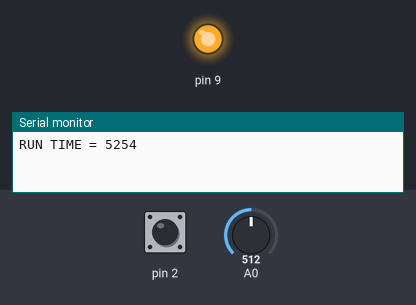
A sketch run on a simulated Arduino Uno, built with avr-gcc and run on an emulated ATmega328P. Shown: output pins drawn as LEDs (lit = HIGH), the last lines printed to the serial monitor. Inputs (shaded band) come from the test bench; at power-on: pin 2 HIGH, A0 = 512.

Above: at 4.2 s.
4.3 s: pin 2 pulled LOW for 1 s
At 11.4 s:
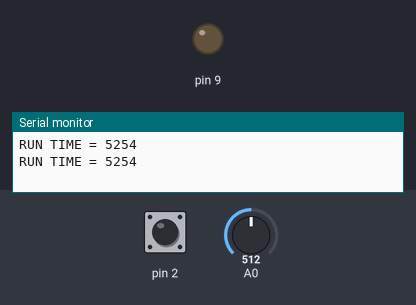
Timing chart, 0 to 12.8 s (numbered marks = the images above; inputs shaded):
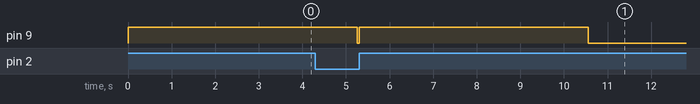

The sketch:

automotor.ino
```cpp
uint8_t en = 0;
uint16_t dt = 500;
void isrexint1(){
  en = 1;
  dt = map(analogRead(A0),0,1023,500,10000);
}

void setup() {
  // put your setup code here, to run once:
attachInterrupt(0, isrexint1, RISING);
pinMode(9,OUTPUT);
pinMode(2,2);
Serial.begin(115200);
}


void loop() {
  // put your main code here, to run repeatedly:
if(en == 1){
  Serial.print("RUN TIME = ");
   Serial.println(dt);
digitalWrite(9,1);
delay(dt);
digitalWrite(9,0);
en = 0;
}
}
```
